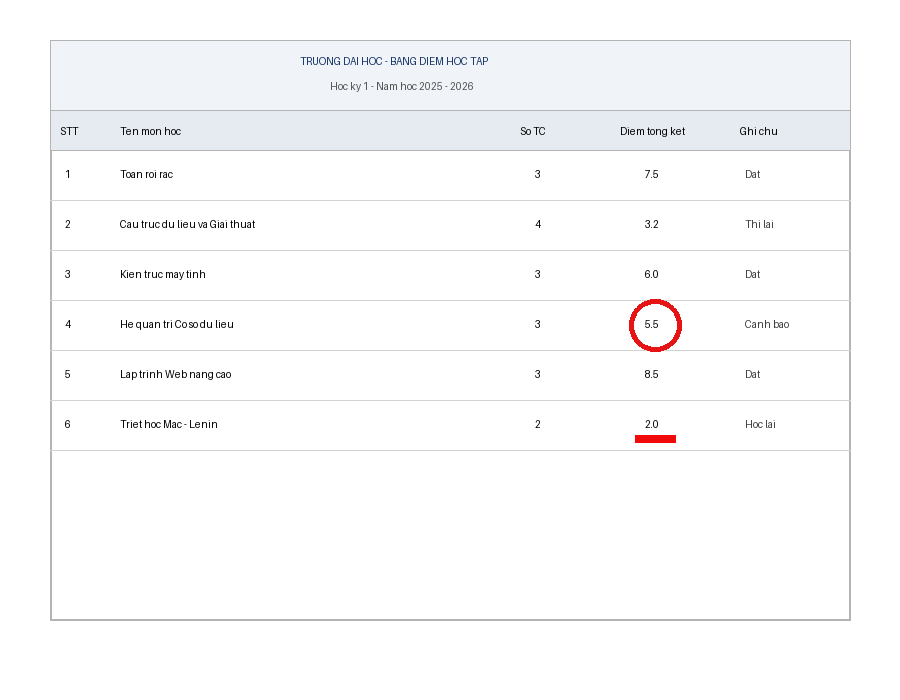
#> input picture samples/sample_transcript.png, 900 x 700 px
$ python -i red_detector.py   (imports and definitions only)
#> lines starting #> are read from the running program, lines starting #| are printed output that depends on the picture; after the words box and inside, x2 and y2 are one past the last pixel; in counts of white or black regions, pixels touching at a corner belong together
#> further down, picture is the input picture: shape (700, 900, 3); mean B, G, R 251.2, 250.4, 250.2
"""
Module nhận diện vùng màu đỏ (khoanh tròn, gạch chân, chữ đỏ) trên ảnh bảng điểm bằng OpenCV.
Sử dụng không gian màu HSV để phân đoạn ngưỡng đỏ và xác định bounding box các vùng đánh dấu.
"""

import logging
from typing import List, Tuple, Union, Optional, Dict, Any
import numpy as np
import cv2
from PIL import Image

logger = logging.getLogger(__name__)


def load_image(image_input: Union[str, np.ndarray, Image.Image]) -> np.ndarray:
    """
    Chuẩn hóa ảnh đầu vào về dạng BGR numpy array (OpenCV format).
    """
    if isinstance(image_input, str):
        img = cv2.imread(image_input)
        if img is None:
            raise FileNotFoundError(f"Không thể đọc file ảnh: {image_input}")
        return img
    elif isinstance(image_input, Image.Image):
        # Chuyển PIL Image sang OpenCV BGR
        rgb = np.array(image_input.convert("RGB"))
        return cv2.cvtColor(rgb, cv2.COLOR_RGB2BGR)
    elif isinstance(image_input, np.ndarray):
        return image_input.copy()
    else:
        raise ValueError(f"Định dạng ảnh không được hỗ trợ: {type(image_input)}")


def detect_red_regions(
    image_input: Union[str, np.ndarray, Image.Image],
    min_area: int = 40,
    max_area: Optional[int] = None
) -> List[Tuple[int, int, int, int]]:
    """
    Phát hiện các vùng màu đỏ trong ảnh bằng OpenCV trong không gian màu HSV.

    Args:
        image_input: Đường dẫn ảnh, mảng numpy BGR, hoặc PIL Image.
        min_area: Diện tích tối thiểu của contour để loại bỏ nhiễu hạt (pixel).
        max_area: Diện tích tối đa (nếu cần giới hạn).

    Returns:
        Danh sách các bounding box dạng (x, y, w, h) của các vùng màu đỏ phát hiện được.
    """
#> called with min_area = 40
    img = load_image(image_input)
    h, w = img.shape[:2]
#> h = 700; w = 900
    if max_area is None:
        max_area = int(h * w * 0.95)
#> max_area = 598500

    # 1. Chuyển đổi sang không gian màu HSV
    hsv = cv2.cvtColor(img, cv2.COLOR_BGR2HSV)
#> hsv: shape (700, 900, 3); mean H, S, V 14.5, 1.9, 251.5

    # 2. Ngưỡng màu đỏ trong HSV (màu đỏ nằm ở 2 đầu dải Hue: 0-10 và 165-180)
    # Kết hợp kiểm tra kênh Red vượt trội (Red Dominance):
    # - R phải đủ sáng (R >= 135)
    # - R vượt trội rõ rệt so với G và B ít nhất 50 đơn vị để loại trừ triệt để viền chữ xám/đen (antialiasing)
    lower_red1 = np.array([0, 70, 80])
    upper_red1 = np.array([12, 255, 255])

    lower_red2 = np.array([165, 70, 80])
    upper_red2 = np.array([180, 255, 255])

    mask1 = cv2.inRange(hsv, lower_red1, upper_red1)
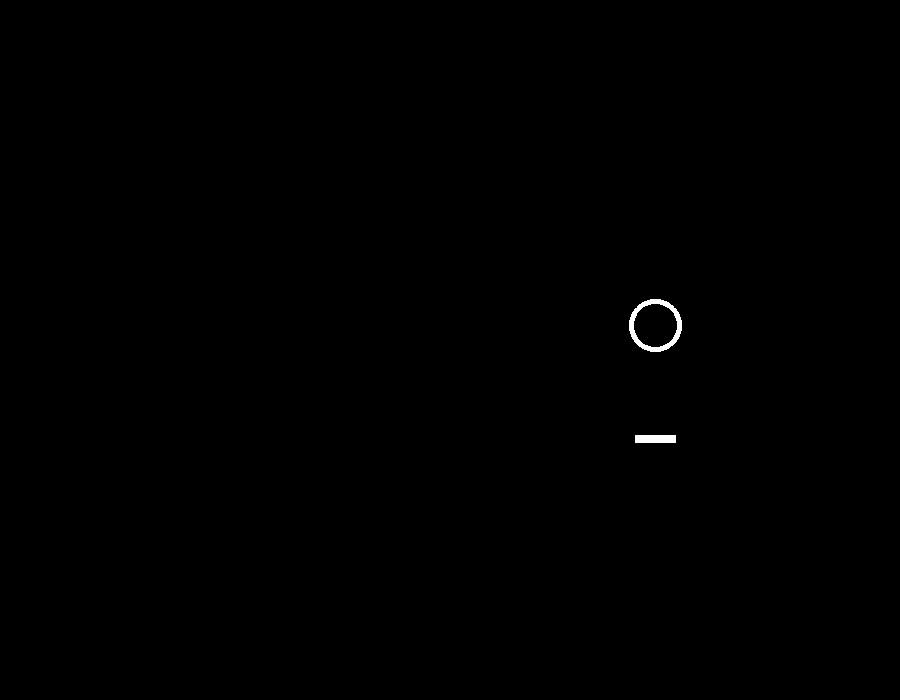
#> mask1: shape (700, 900); 0.17% white; 2 white regions, box (x1, y1, x2, y2) and area: (629, 299, 682, 352) 758, (635, 435, 676, 443) 328
    mask2 = cv2.inRange(hsv, lower_red2, upper_red2)
#> mask2: shape (700, 900); every value is 0
    hsv_mask = cv2.bitwise_or(mask1, mask2)

    # Lọc kiểm tra độ nổi trội thực sự của màu đỏ trong không gian BGR
    b, g, r = cv2.split(img)
    color_dominance = (r >= 135) & (r.astype(int) - g.astype(int) > 50) & (r.astype(int) - b.astype(int) > 50)
    red_mask = cv2.bitwise_and(hsv_mask, hsv_mask, mask=color_dominance.astype(np.uint8) * 255)

    # 3. Phép biến đổi hình thái học (Morphological Operations)
    # Bước 3a: Mở (OPEN) với kernel 2x2 để triệt tiêu hoàn toàn nhiễu răng cưa phụ ClearType (1-2px)
    kernel_open = cv2.getStructuringElement(cv2.MORPH_RECT, (2, 2))
    mask_opened = cv2.morphologyEx(red_mask, cv2.MORPH_OPEN, kernel_open)
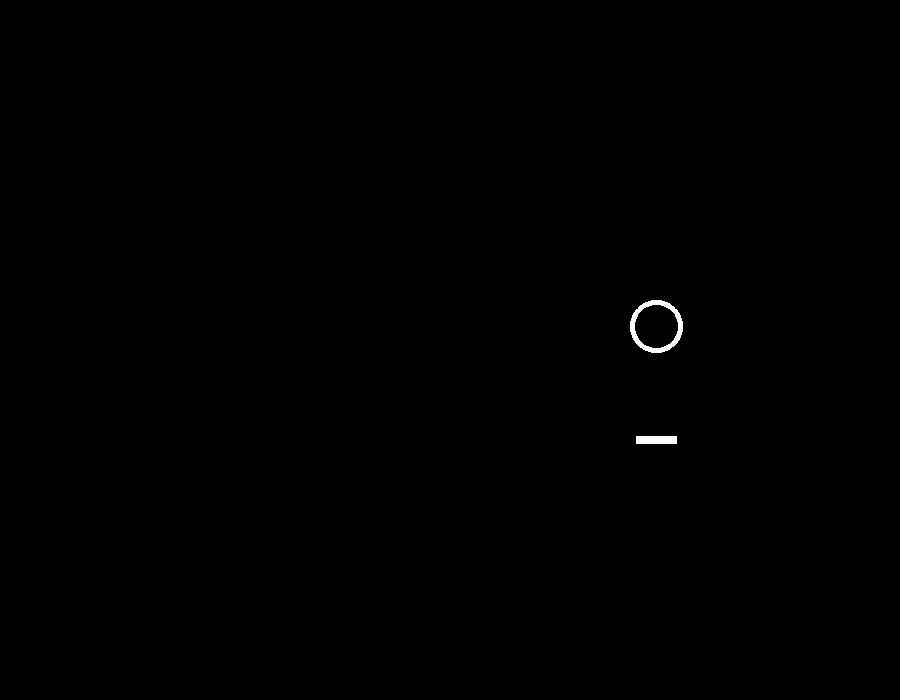
#> mask_opened: shape (700, 900); 0.17% white; 2 white regions

    # Bước 3b: Đóng (CLOSE) với kernel 5x5 để nối liền các nét vẽ, chữ số màu đỏ
    kernel_close = cv2.getStructuringElement(cv2.MORPH_RECT, (5, 5))
    mask_closed = cv2.morphologyEx(mask_opened, cv2.MORPH_CLOSE, kernel_close)

    # 4. Tìm các đường bao (Contours)
    contours, _ = cv2.findContours(mask_closed, cv2.RETR_EXTERNAL, cv2.CHAIN_APPROX_SIMPLE)
#> contours = 2 contours; box (x1, y1, x2, y2) and area: (630, 300, 683, 353) 2137, (636, 436, 677, 444) 280

    red_regions: List[Tuple[int, int, int, int]] = []
    for cnt in contours:
        area = cv2.contourArea(cnt)
        x, y, bw, bh = cv2.boundingRect(cnt)
        # Bắt buộc diện tích >= min_area và kích thước thực tế >= 5px để loại bỏ hạt nhiễu
        if min_area <= area <= max_area and bw >= 5 and bh >= 5:
            red_regions.append((x, y, bw, bh))
#> this loop made 2 passes
#> (cnt, area, x, y, bw, bh) on pass 1: ([[636, 436], [636, 443], [676, 443], [676, 436]], 280, 636, 436, 41, 8)
#> (area, x, y, bw, bh) on pass 2: (2137, 630, 300, 53, 53)
#> after the loop, red_regions = [(636, 436, 41, 8), (630, 300, 53, 53)]

    logger.info(f"Phát hiện {len(red_regions)} vùng màu đỏ tiềm năng trên ảnh kích thước {w}x{h}.")
    return red_regions


# [147 lines left out: functions normalize_bbox, is_marked_red, annotate_red_regions, not called in this run]

>>> import cv2
>>> picture = cv2.imread('../samples/sample_transcript.png')
>>> result = detect_red_regions(picture)
#> result = [(636, 436, 41, 8), (630, 300, 53, 53)]
